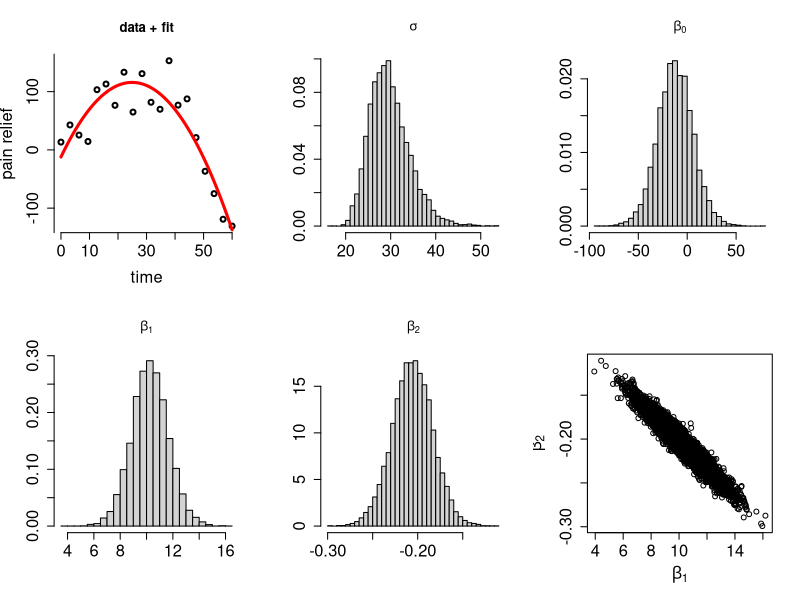
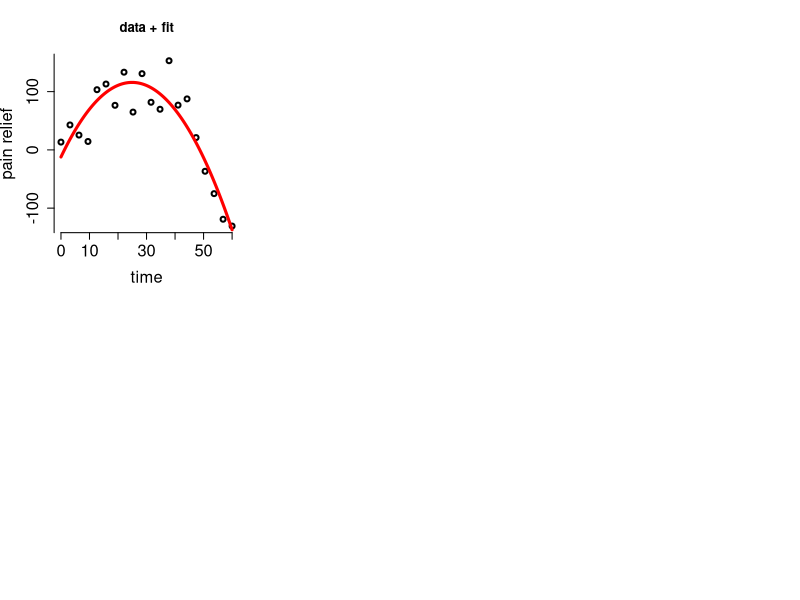

Reproduce these figures in R, in order.
# Script for KTH guest lecture in Feb 2019
# Author: Mattias Villani, Stockholm and Linkoping University. http://mattiasvillani.com

# Loading a package with multivariate normal distribution
#install.packages("mvtnorm")
library(mvtnorm)

# Just some figure settings
#install.packages("RColorBrewer")
library("RColorBrewer")
plotColors = brewer.pal(12, "Paired")
pointColor = plotColors[5] # Color for single dots
lwdDef = 8                 # Default line thickness
lwdThin = 6
lwdThinner = 3
pointSizeDef = 4
cexLabDef = 1.5            # Default scaling of font size labels
cexAxisDef = 1.5           # Default scaling of tick labels


# Defining a function that simulates from the scaled inverse Chi-square distribution
rScaledInvChi2 <- function(n, df, scale){
  return((df*scale)/rchisq(n,df=df))
}

BayesLinReg <- function(y, X, mu_0, Omega_0, v_0, sigma2_0, nIter){
  # Direct sampling from a Gaussian linear regression with conjugate prior:
  #
  # beta | sigma2 ~ N(mu_0, sigma2*inv(Omega_0))
  # sigma2 ~ Inv-Chi2(v_0,sigma2_0)
  # 
  # Author: Mattias Villani, IDA, Linkoping University. http://mattiasvillani.com
  #
  # INPUTS:
  #   y - n-by-1 vector with response data observations
  #   X - n-by-nCovs matrix with covariates, first column should be ones if you want an intercept.
  #   mu_0 - prior mean for beta
  #   Omega_0  - prior precision matrix for beta
  #   v_0      - degrees of freedom in the prior for sigma2
  #   sigma2_0 - location ("best guess") in the prior for sigma2
  #   nIter - Number of samples from the posterior (iterations)
  #
  # OUTPUTS:
  #   results$betaSample     - Posterior sample of beta.     nIter-by-nCovs matrix
  #   results$sigma2Sample   - Posterior sample of sigma2.   nIter-by-1 vector
  
  # Compute posterior hyperparameters
  n = length(y) # Number of observations
  nCovs = dim(X)[2] # Number of covariates
  XX = t(X)%*%X
  betaHat <- solve(XX,t(X)%*%y)
  Omega_n = XX + Omega_0
  mu_n = solve(Omega_n,XX%*%betaHat+Omega_0%*%mu_0)
  v_n = v_0 + n
  sigma2_n = as.numeric((v_0*sigma2_0 + ( t(y)%*%y + t(mu_0)%*%Omega_0%*%mu_0 - t(mu_n)%*%Omega_n%*%mu_n))/v_n)
  invOmega_n = solve(Omega_n)
  
  # The actual sampling
  sigma2Sample = rep(NA, nIter)
  betaSample = matrix(NA, nIter, nCovs)
  for (i in 1:nIter){
    
    # Simulate from p(sigma2 | y, X)
    sigma2 = rScaledInvChi2(n=1, df = v_n, scale = sigma2_n)
    sigma2Sample[i] = sigma2
    
    # Simulate from p(beta | sigma2, y, X)
    beta_ = rmvnorm(n=1, mean = mu_n, sigma = sigma2*invOmega_n)
    betaSample[i,] = beta_
    
  }
  return(results = list(sigma2Sample = sigma2Sample, betaSample=betaSample))
}

# Simuting some data from a quadratic model
set.seed(221)
n = 20 # Number of observations
x = seq(0,60,length = n)
beta0 = 0
beta1 = 10
beta2 = -0.2
sigmaEps = 50
y = beta0 + beta1*x + beta2*x^2 + sigmaEps*rnorm(n)
X = cbind(1,x,x^2)

# Plotting the data
par(cex.lab=cexLabDef, cex.axis = cexAxisDef)
par(mfrow = c(2,3))
plot(x,y, xlab = 'time', ylab = 'pain relief', main ='data + fit', 
     axes=FALSE, lwd = 2)
axis(side = 1, at = seq(0, max(x), by = 10))
axis(side = 2, at = seq(-200, 200, by = 100))

# Simuting from the posterior of beta and sigma2
mu_0 = c(0,0,0)
Omega_0 = diag(c(0.01,2,4))
v_0 = 4
sigma2_0 = 0.2
nIter = 10000 # number of simulations from posterior 
simRes = BayesLinReg(y, X, mu_0, Omega_0, v_0, sigma2_0, nIter)

meanSigma = mean(sqrt(simRes$sigma2Sample))
meanBeta0 = mean(simRes$betaSample[,1])
meanBeta1 = mean(simRes$betaSample[,2])
meanBeta2 = mean(simRes$betaSample[,3])

xGrid = seq(min(x),max(x), length = 1000)
fit = meanBeta0 + meanBeta1*xGrid + meanBeta2*xGrid^2
lines(xGrid, fit, col ="red", lwd = lwdThinner)

hist(sqrt(simRes$sigma2Sample), 30, freq = F, xlab = '', ylab = "", main = expression(sigma))
hist(simRes$betaSample[,1], 30, freq = F, xlab = '', ylab = "", main = expression(beta[0]))
hist(simRes$betaSample[,2], 30, freq = F, xlab = '', ylab = "", main =expression(beta[1]))
hist(simRes$betaSample[,3], 30, freq = F, xlab = '', ylab = "", main =expression(beta[2]))

plot(simRes$betaSample[,2],simRes$betaSample[,3], xlab= expression(beta[1]), ylab= expression(beta[2]))

gridLength = 1000
xGrid = seq(min(x),max(x), length = gridLength)
fits = matrix(NA,gridLength,nIter)
for (i in nIter){
  fits[,i] = simRes$betaSample[i,1] + simRes$betaSample[i,2]*xGrid + simRes$betaSample[i,3]*xGrid^2
}
meanFit = apply(fits, 1, mean)
stdFit = apply(fits, 1, sd)

# Plotting the data
par(cex.lab=cexLabDef, cex.axis = cexAxisDef)
plot(x,y, xlab = 'time', ylab = 'pain relief', main ='data + fit', 
     axes=FALSE, lwd = 2)
axis(side = 1, at = seq(0, max(x), by = 10))
axis(side = 2, at = seq(-200, 200, by = 100))
lines(xGrid, fit, col ="red", lwd = lwdThinner)
lines(xGrid, fit+1.96*stdFit, col ="blue", lwd = lwdThinner)

